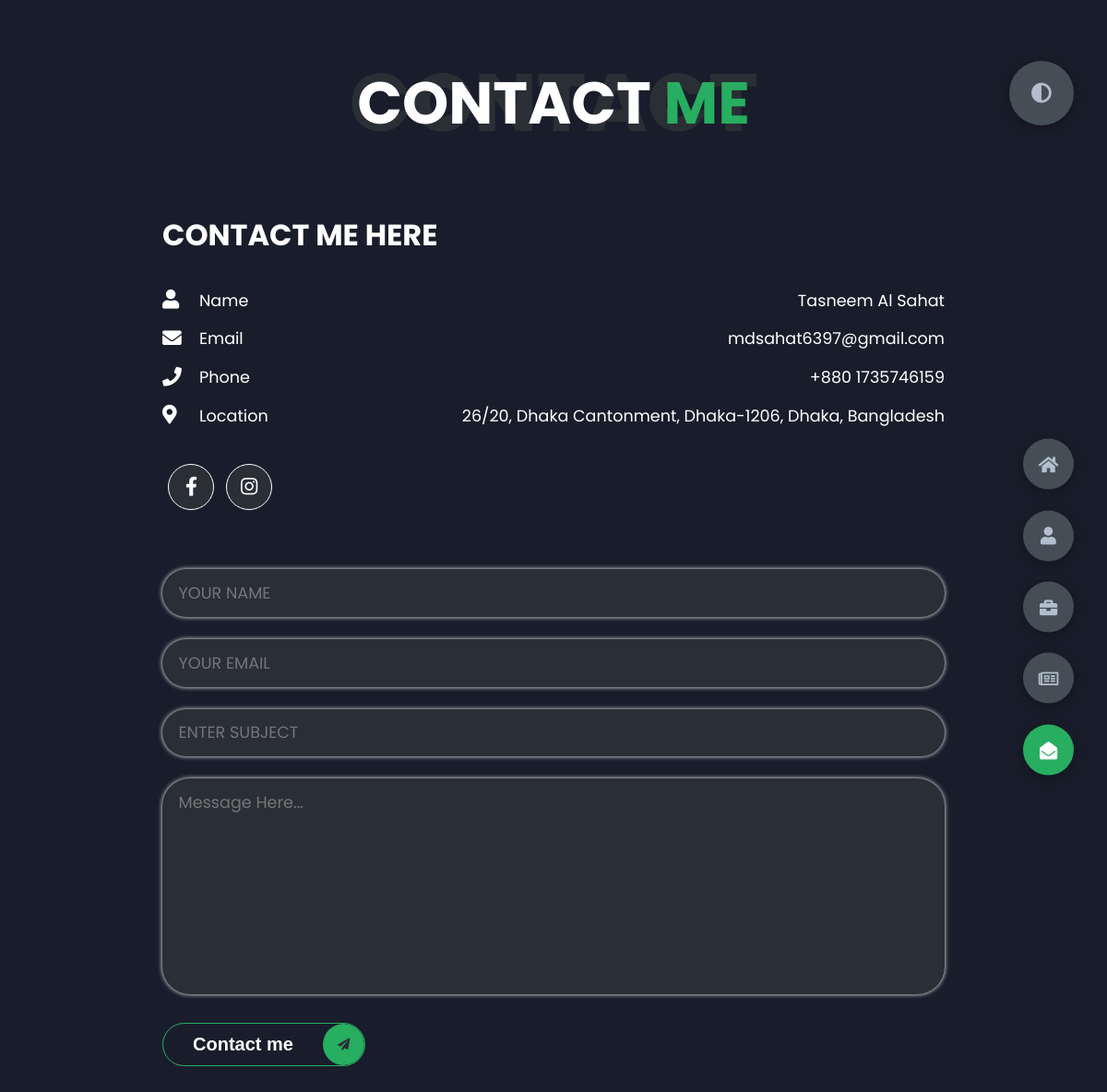
Page /contact/ on the committed database.
### vcard/models.py (models this page shows, shortened)
class Contact(models.Model):
    name = models.CharField(max_length=100)
    email = models.EmailField()
    phone = models.CharField(max_length=15)
    address = models.CharField(max_length=255)

class Social(models.Model):
    media_link = models.URLField(max_length=255)
    media_icon = models.CharField(max_length=100, default='fab fa-facebook-f')

### vcard/views.py (the view, shortened to what this page needs)
# urls.py: path('contact/', contact, name= 'contact'),
def contact(request):
    contact = Contact.objects.all()[0]
    socials = Social.objects.all()
    context = {'contact': contact, 'socials': socials}
    return render(request, 'vcard/contact.html', context)

### templates/vcard/contact.html (shortened to what this page needs)
{% extends "base.html" %}
{% block start %}
<section class="container contact active" id="contact">
    <div class="contact-container">
        <div class="main-title">
            <h2>Contact <span>Me</span><span class="bg-text">Contact</span></h2>
        </div>
        <div class="contact-content-con">
            <div class="left-contact">
                <h4>Contact me here</h4>
                <br>
                <div class="contact-info">
                    <div class="contact-item">
                        <div class="icon">
                            <i class="fas fa-user"></i>
                            <span>Name</span>
                        </div>
                        <p>
                            {{contact.name}}
                        </p>
                    </div>
                    <div class="contact-item">
                        <div class="icon">
                            <i class="fas fa-envelope"></i>
                            <span>Email</span>
                        </div>
                        <p>
                            {{contact.email}}
                        </p>
                    </div>
                    <div class="contact-item">
                        <div class="icon">
                            <i class="fas fa-phone"></i>
                            <span>Phone</span>
                        </div>
                        <p>
                            {{contact.phone}}
                        </p>
                    </div>
                    <div class="contact-item">
                        <div class="icon">
                            <i class="fas fa-map-marker-alt"></i>
                            <span>Location</span>
                        </div>
                        <p>
                            {{contact.address}}
                        </p>
                    </div>
                </div>
                <div class="contact-icons">
                    <div class="contact-icon">
                        {%for social in socials%}
                        <a href="{{social.media_link}}" target="_blank">
                            <i class="{{social.media_icon}}"></i>
                        </a>
                        {%endfor%}
                    </div>
                </div>
            </div>
            <div class="right-contact">
                <form method="POST"  class="contact-form">
                    <div class="input-control i-c-2">
                        <input name="name" type="text" required placeholder="YOUR NAME">
                        <input name="email" type="email" required placeholder="YOUR EMAIL">
                    </div>
                    <div class="input-control">
                        <input name="subject" type="text" required placeholder="ENTER SUBJECT">
                    </div>
                    <div class="input-control">
                        <textarea  name="message" id="" cols="15" rows="8" placeholder="Message Here..."></textarea>
                    </div>
                    <div  class="submit-btn">
                        <button type="submit" class="main-btn">
                            <span class="btn-text">Contact me</span>
                            <span class="btn-icon"><i class="fas fa-paper-plane"></i></span>
                        </button>
                    </div>
                </form>
            </div>
        </div>
    </div>
</section>
{% endblock %}

### rows in the picture
Contact: name "Tasneem Al Sahat", email "mdsahat6397@gmail.com", phone "+880 1735746159", address "26/20, Dhaka Cantonment, Dhaka-1206, Dhaka, Bangladesh"
